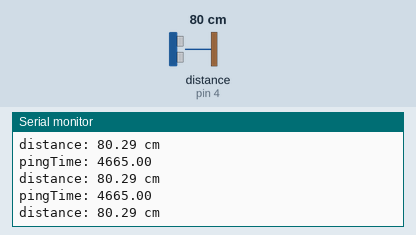
Recording of a sketch running on a simulated Arduino Uno, built with avr-gcc and run on an emulated ATmega328P. Parts: the last lines printed to the serial monitor. Wiring (inferred from the names in the program): ultrasonic range finder: trigger pin 5; echo pin 4. The test bench sets the inputs (shaded band); at power-on: distance to the obstacle (sensor on pin 4) 80 cm. The echo pulse lasts 58.3 µs per cm.

Above: at 1.2 s.
1.3 s: distance to the obstacle (sensor on pin 4) set to 2 cm
At 1.73 s:
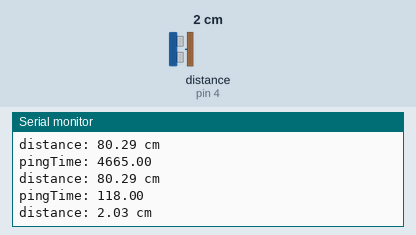
2.8 s: distance to the obstacle (sensor on pin 4) set to 4 cm
At 2.99 s:
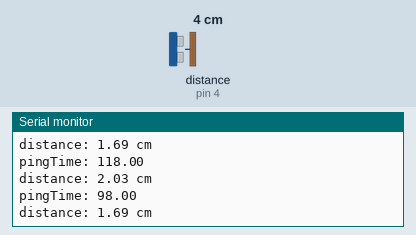
Timing chart, 0 to 5.8 s (numbered marks = the images above; inputs shaded):
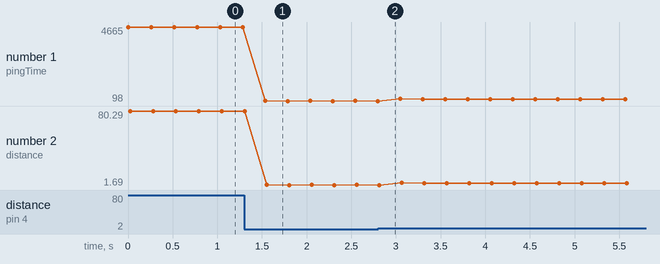

Measured:
- after the input at 1.3 s, the serial monitor: prints a new line after 0.24 s (image 1)
- plotted number 1: 4665 → 98 after the input at 1.3 s, 98 → 215 after the input at 2.8 s
- plotted number 2: 80.29 → 2.03 after the input at 1.3 s, 2.03 → 3.7 after the input at 2.8 s

The sketch:

rangefindertest.ino
```cpp
int inputPin  = 4;    // define pin for sensor echo
int outputPin = 5;    // define pin for sensor trig


void setup() {
    Serial.begin(9600);     // Define motor output pin
    pinMode(inputPin, INPUT);    // define input pin for sensor
    pinMode(outputPin, OUTPUT);  // define output pin for sensor
}

void loop() {
    digitalWrite(outputPin, LOW);   // ultrasonic sensor transmit low level signal 2μs
    delayMicroseconds(2);
    digitalWrite(outputPin, HIGH);  // ultrasonic sensor transmit high level signal10μs, at least 10μs
    delayMicroseconds(10);
    digitalWrite(outputPin, LOW);    // keep transmitting low level signal
    float pingTime = pulseIn(inputPin, HIGH);  // read the time in between
    Serial.print("pingTime: ");
    Serial.print(pingTime);
    Serial.print("\n");
    float distance = pingTime / 58.1;
    Serial.print("distance: ");
    Serial.print(distance);
    Serial.print(" cm\n");
    delay(250);
}
```
